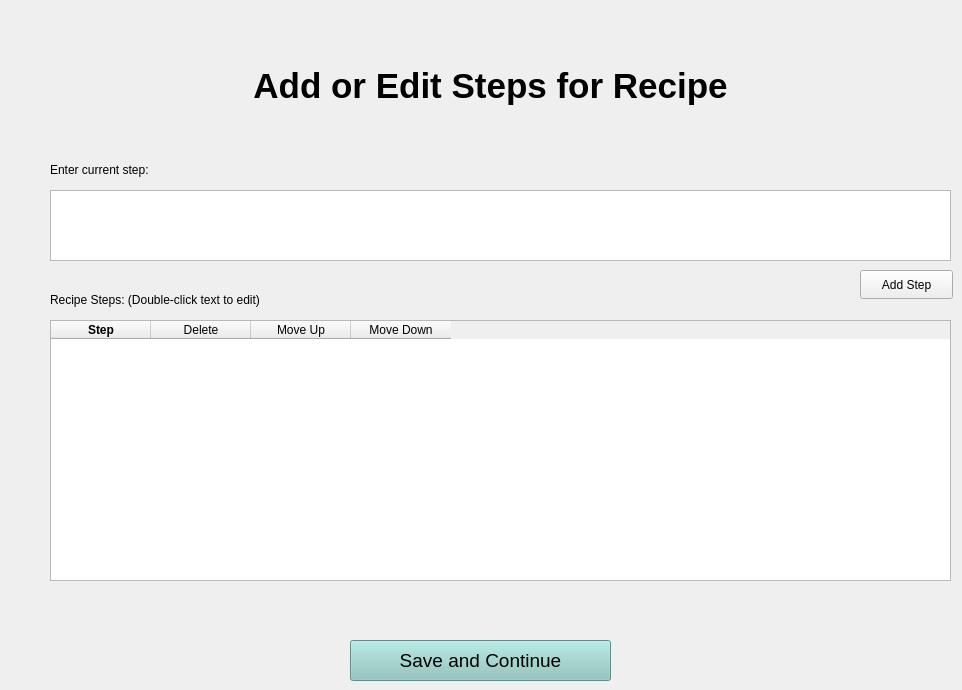
      <widget class="QWidget" name="addStepsToRecipePage">
       <widget class="QLabel" name="submitArecipeLabel_3">
        <property name="geometry">
         <rect>
          <x>100</x>
          <y>60</y>
          <width>781</width>
          <height>51</height>
         </rect>
        </property>
        <property name="font">
         <font>
          <pointsize>26</pointsize>
          <bold>true</bold>
         </font>
        </property>
        <property name="layoutDirection">
         <enum>Qt::LeftToRight</enum>
        </property>
        <property name="text">
         <string>Add or Edit Steps for Recipe</string>
        </property>
        <property name="alignment">
         <set>Qt::AlignCenter</set>
        </property>
       </widget>
       <widget class="QPushButton" name="saveButton_5">
        <property name="geometry">
         <rect>
          <x>350</x>
          <y>640</y>
          <width>261</width>
          <height>41</height>
         </rect>
        </property>
        <property name="font">
         <font>
          <pointsize>14</pointsize>
         </font>
        </property>
        <property name="styleSheet">
         <string notr="true">background-color: rgb(139, 196, 190);</string>
        </property>
        <property name="text">
         <string>Save and Continue</string>
        </property>
       </widget>
       <widget class="QTextEdit" name="stepTextEdit">
        <property name="geometry">
         <rect>
          <x>50</x>
          <y>190</y>
          <width>901</width>
          <height>71</height>
         </rect>
        </property>
       </widget>
       <widget class="QLabel" name="label">
        <property name="geometry">
         <rect>
          <x>50</x>
          <y>160</y>
          <width>141</width>
          <height>20</height>
         </rect>
        </property>
        <property name="text">
         <string>Enter current step:</string>
        </property>
       </widget>
       <widget class="QPushButton" name="addStepButton">
        <property name="geometry">
         <rect>
          <x>860</x>
          <y>270</y>
          <width>93</width>
          <height>29</height>
         </rect>
        </property>
        <property name="text">
         <string>Add Step</string>
        </property>
       </widget>
       <widget class="QTableWidget" name="recipeStepsTable">
        <property name="geometry">
         <rect>
          <x>50</x>
          <y>320</y>
          <width>901</width>
          <height>261</height>
         </rect>
        </property>
        <column>
         <property name="text">
          <string>Step</string>
         </property>
         <property name="font">
          <font>
           <bold>true</bold>
          </font>
         </property>
        </column>
        <column>
         <property name="text">
          <string>Delete</string>
         </property>
        </column>
        <column>
         <property name="text">
          <string>Move Up</string>
         </property>
        </column>
        <column>
         <property name="text">
          <string>Move Down</string>
         </property>
        </column>
       </widget>
       <widget class="QLabel" name="label_2">
        <property name="geometry">
         <rect>
          <x>50</x>
          <y>290</y>
          <width>281</width>
          <height>20</height>
         </rect>
        </property>
        <property name="text">
         <string>Recipe Steps: (Double-click text to edit)</string>
        </property>
       </widget>
      </widget>
